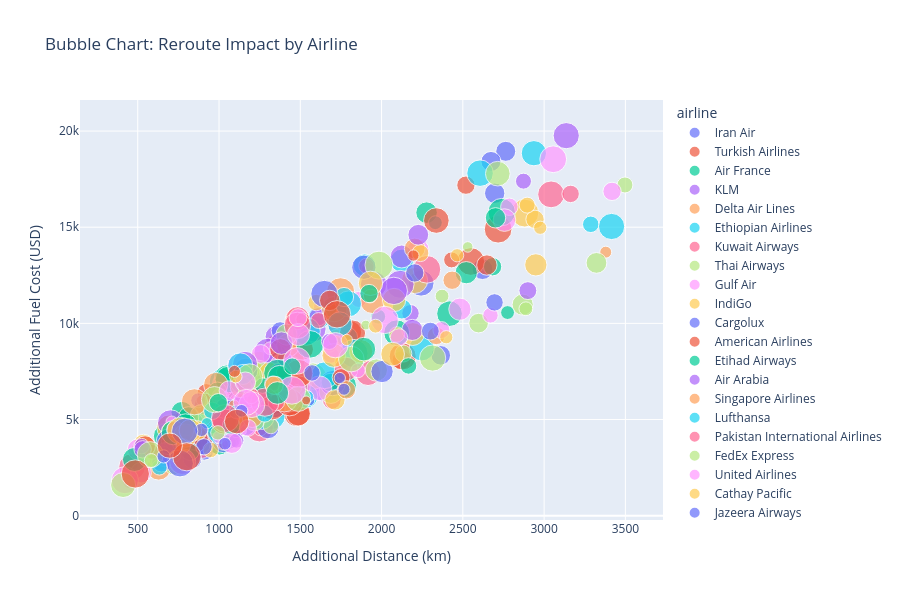

Notebook code for this chart:
### Code cell
# INNOVATIVE VISUALIZATIONS FOR FLIGHT REROUTE IMPACT
import plotly.express as px
import plotly.graph_objects as go
import matplotlib.pyplot as plt
import seaborn as sns

if 'flight_reroutes' in globals():
    df_reroutes = flight_reroutes.copy()
else:
    print("flight_reroutes DataFrame not found.")
    df_reroutes = None

if df_reroutes is not None:
    # 1. Bubble Chart: Reroute Impact by Airline
    fig = px.scatter(
        df_reroutes,
        x='additional_distance_km',
        y='additional_fuel_cost_usd',
        size='delay_minutes',
        color='airline',
        hover_data=['original_route'],
        title='Bubble Chart: Reroute Impact by Airline',
        labels={
            'additional_distance_km': 'Additional Distance (km)',
            'additional_fuel_cost_usd': 'Additional Fuel Cost (USD)',
            'delay_minutes': 'Delay (minutes)'
        },
        width=900,
        height=600
    )
    fig.show()
